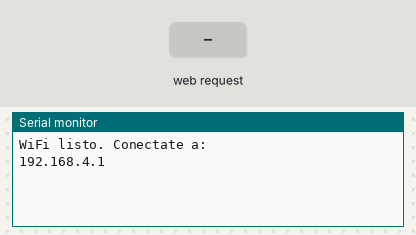
This sketch was run on a simulated ESP8266 (NodeMCU). Parts: the last lines printed to the serial monitor. Inputs (shaded band) come from the test bench.

Above: at 1.2 s.
1.3 s: HTTP request GET /adelante received
At 2.5 s:
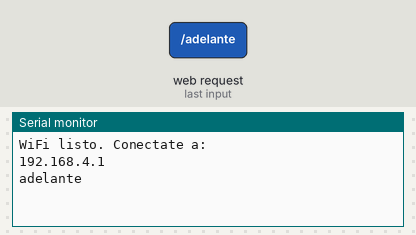
2.8 s: HTTP request GET /izquierda received
At 3.8 s:
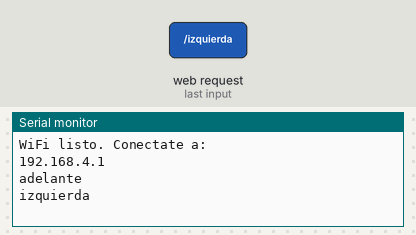
4.3 s: HTTP request GET /derecha received
At 4.9 s:
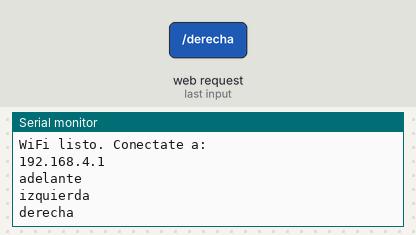
5.8 s: HTTP request GET /detener received
At 7.0 s:
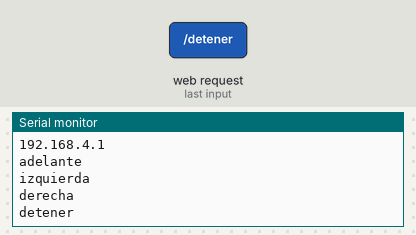
7.3 s: HTTP request GET /patita_derecha received
At 8.4 s:
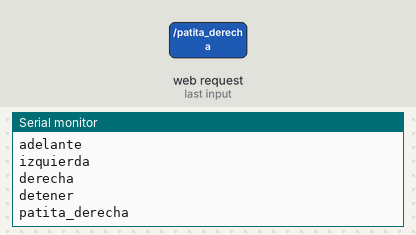
8.8 s: HTTP request GET /patita_izquierda received
At 9.5 s:
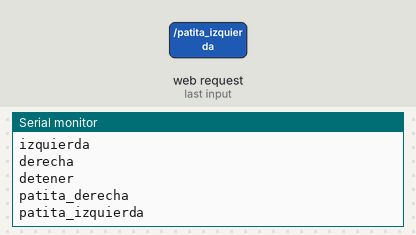

Measured:
- after the input at 1.3 s, the serial monitor: prints a new line at once (image 1)
- after the input at 2.8 s, the serial monitor: prints a new line at once (image 2)
- after the input at 4.3 s, the serial monitor: prints a new line at once (image 3)
- after the input at 5.8 s, the serial monitor: prints a new line at once (image 4)
- after the input at 7.3 s, the serial monitor: prints a new line at once (image 5)
- after the input at 8.8 s, the serial monitor: prints a new line at once (image 6)

The sketch:

TL3PaginaESP8266.ino
```cpp
#include <ESP8266WiFi.h>
#include <ESP8266WebServer.h>

// WiFi Access Point
const char* ssid = "ASTRO-Control";
const char* password = "12345678";

ESP8266WebServer server(80);

// Página HTML embebida
const char MAIN_page[] PROGMEM = R"=====(
<!DOCTYPE html>
<html>
<head>
  <meta charset="UTF-8">
  <title>ASTRO Robot</title>
  <style>
    body { font-family: sans-serif; text-align: center; margin-top: 50px; background: #f0f0f0; }
    h1 { color: #333; }
    button {
      font-size: 20px; padding: 15px 30px; margin: 10px;
      background-color: #2196F3; color: white; border: none;
      border-radius: 8px; cursor: pointer;
    }
    button:hover { background-color: #0b7dda; }
  </style>
</head>
<body>
  <h1>Control de Astro</h1>
  <div>
    <button onclick="sendCommand('adelante')">Adelante</button><br>
    <button onclick="sendCommand('izquierda')">Izquierda</button>
    <button onclick="sendCommand('detener')">Detener</button>
    <button onclick="sendCommand('derecha')">Derecha</button><br>
  </div>

  <h2>Dar la patita</h2>
  <div>
    <button onclick="sendCommand('patita_derecha')">Derecha</button>
    <button onclick="sendCommand('patita_izquierda')">Izquierda</button>
  </div>

  <h2>Mover cabeza</h2>
  <div>
    <button onclick="sendCommand('cabeza_izquierda')">Izquierda</button>
    <button onclick="sendCommand('cabeza_derecha')">Derecha</button>
  </div>

  <script>
    function sendCommand(cmd) {
      fetch("/" + cmd).then(response => {
        console.log("Comando enviado:", cmd);
      });
    }
  </script>
</body>
</html>
)=====";


void setup() {
  Serial.begin(9600);  // Comunicación con el Arduino UNO

  WiFi.mode(WIFI_AP);
  WiFi.softAP(ssid, password);

  Serial.println("WiFi listo. Conectate a:");
  Serial.println(WiFi.softAPIP());

  // Servir HTML
  server.on("/", []() {
    server.send_P(200, "text/html", MAIN_page);
  });

  // Comandos que se envían al Arduino por Serial
  server.on("/adelante", []() {
    Serial.println("adelante");
    server.send(200, "text/plain", "OK");
  });

  server.on("/izquierda", []() {
    Serial.println("izquierda");
    server.send(200, "text/plain", "OK");
  });

  server.on("/derecha", []() {
    Serial.println("derecha");
    server.send(200, "text/plain", "OK");
  });

  server.on("/detener", []() {
    Serial.println("detener");
    server.send(200, "text/plain", "OK");
  });

server.on("/patita_derecha", []() {
  Serial.println("patita_derecha");
  server.send(200, "text/plain", "OK");
});

server.on("/patita_izquierda", []() {
  Serial.println("patita_izquierda");
  server.send(200, "text/plain", "OK");
});

server.on("/cabeza_izquierda", []() {
  Serial.println("cabeza_izquierda");
  server.send(200, "text/plain", "OK");
});

server.on("/cabeza_derecha", []() {
  Serial.println("cabeza_derecha");
  server.send(200, "text/plain", "OK");
});

  server.begin();
}

void loop() {
  server.handleClient();
}
```
